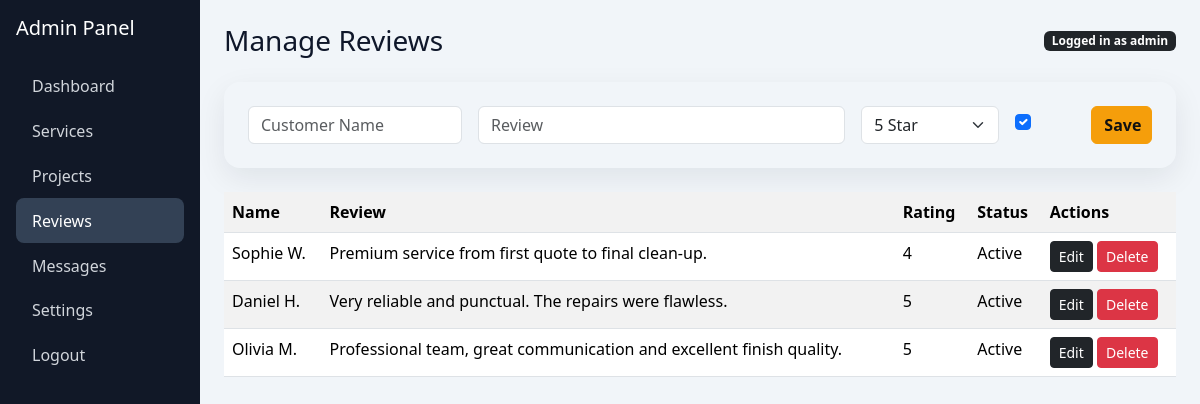
Page /admin/reviews.php (signed in) on the committed database.
### tables this page shows
CREATE TABLE reviews (
    id INT AUTO_INCREMENT PRIMARY KEY,
    customer_name VARCHAR(120) NOT NULL,
    review_text TEXT NOT NULL,
    rating TINYINT NOT NULL DEFAULT 5,
    is_active TINYINT(1) NOT NULL DEFAULT 1,
    created_at TIMESTAMP DEFAULT CURRENT_TIMESTAMP
);

### config/db.php (called while the page is built, shortened)
<?php
function e(string $value): string
{
    return htmlspecialchars($value, ENT_QUOTES, 'UTF-8');
}

### admin/reviews.php (the view, shortened to what this page needs)
<?php
require_once __DIR__ . '/includes/auth.php';
$edit=null;if(isset($_GET['edit'])){$st=$pdo->prepare('SELECT * FROM reviews WHERE id=?');$st->execute([(int)$_GET['edit']]);$edit=$st->fetch();}
$reviews=$pdo->query('SELECT * FROM reviews ORDER BY id DESC')->fetchAll();
?>
<!doctype html><html><head><meta charset="utf-8"><meta name="viewport" content="width=device-width,initial-scale=1"><link href="https://cdn.jsdelivr.net/npm/bootstrap@5.3.3/dist/css/bootstrap.min.css" rel="stylesheet"><link href="/assets/css/style.css" rel="stylesheet"></head><body class="admin-bg"><div class="container-fluid"><div class="row"><div class="col-md-2 p-0"><?php include __DIR__.'/includes/sidebar.php'; ?></div><div class="col-md-10 p-4"><?php include __DIR__.'/includes/topbar.php'; ?>
<form method="post" class="premium-card p-4 mb-4">
<div class="row g-3">
<div class="col-md-3"><input class="form-control" name="customer_name" placeholder="Customer Name" value="<?=e($edit['customer_name']??'')?>" required></div>
<div class="col-md-5"><input class="form-control" name="review_text" placeholder="Review" value="<?=e($edit['review_text']??'')?>" required></div>
<div class="col-md-2"><select class="form-select" name="rating"><?php for($i=1;$i<=5;$i++):?><option value="<?=$i?>" <?=((int)($edit['rating']??5)===$i)?'selected':''?>><?=$i?> Star</option><?php endfor;?></select></div>
<div class="col-md-1"><input type="checkbox" class="form-check-input mt-2" name="is_active" <?= !isset($edit['is_active']) || $edit['is_active'] ? 'checked':'' ?>></div>
<div class="col-md-1"><button class="btn btn-accent w-100">Save</button></div>
</div></form>
<table class="table table-striped bg-white"><tr><th>Name</th><th>Review</th><th>Rating</th><th>Status</th><th>Actions</th></tr>
<?php foreach($reviews as $r):?><tr><td><?=e($r['customer_name'])?></td><td><?=e($r['review_text'])?></td><td><?= (int)$r['rating'] ?></td><td><?= $r['is_active']?'Active':'Hidden' ?></td><td><a class="btn btn-sm btn-dark" href="?edit=<?=(int)$r['id']?>">Edit</a> <a class="btn btn-sm btn-danger" href="?delete=<?=(int)$r['id']?>" onclick="return confirm('Delete review?')">Delete</a></td></tr><?php endforeach;?>
</table></div></div></div></body></html>

### assets/css/style.css (style rules this page uses)
:root { --navy: #111827; --charcoal: #1f2937; --accent: #f59e0b; --light: #f8fafc; }
body { font-family: 'Segoe UI', Tahoma, sans-serif; background: #fff; color: #0f172a; }
.premium-card { border: 0; border-radius: 1rem; box-shadow: 0 10px 30px rgba(15,23,42,.08); transition: .3s ease; }
.btn-accent { background: var(--accent); border-color: var(--accent); color: #111; font-weight: 600; }
.admin-bg { background:#f1f5f9; }

### rows in the picture
reviews: customer_name "Sophie W.", review_text "Premium service from first quote to final clean-up.", rating "4", is_active "Active"
reviews: customer_name "Daniel H.", review_text "Very reliable and punctual. The repairs were flawless.", rating "5", is_active "Active"
reviews: customer_name "Olivia M.", review_text "Professional team, great communication and excellent finish quality.", rating "5", is_active "Active"

### other values in the picture
$label "Dashboard"
$label "Services"
$label "Projects"
$label "Reviews"
$label "Messages"
$label "Settings"
$label "Logout"
$pageHeading "Manage Reviews"
$_SESSION['admin_username'] "admin"
form field rating "5 Star"
